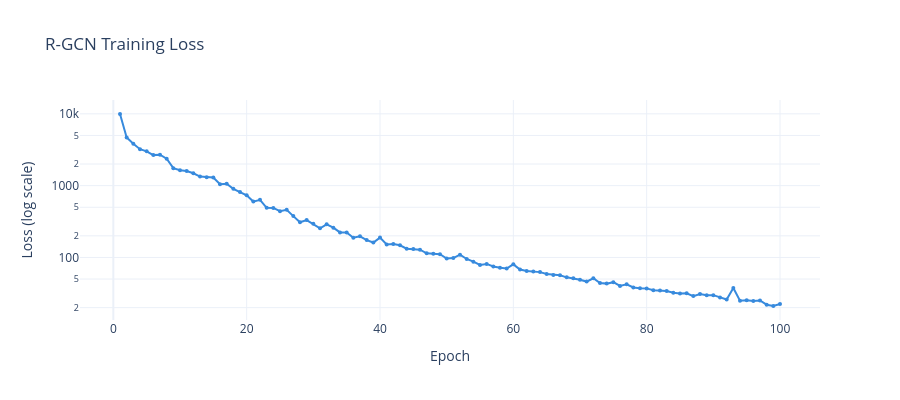

Here is the notebook cell this chart was saved with:
### Code cell
# Plot loss curve
import plotly.graph_objects as go

fig = go.Figure()
fig.add_trace(go.Scatter(
    x=list(range(1, 101)),
    y=losses,
    mode='lines+markers',
    line=dict(color='#378ADD', width=2),
    marker=dict(size=4),
    name='Training Loss'
))

fig.update_layout(
    title='R-GCN Training Loss',
    xaxis_title='Epoch',
    yaxis_title='Loss (log scale)',
    yaxis_type='log',
    template='plotly_white',
    height=400
)
fig.show()

### Figure 1 — Plotly figure (JSON) as saved in the notebook; plotly's stock layout.template omitted (floating-point values rounded to 4 significant figures)
{"data": [{"line": {"color": "#378ADD", "width": 2}, "marker": {"size": 4}, "mode": "lines+markers", "name": "Training Loss", "type": "scatter", "x": [1, 2, 3, 4, 5, 6, 7, 8, 9, 10, 11, 12, 13, 14, 15, 16, 17, 18, 19, 20, 21, 22, 23, 24, 25, 26, 27, 28, 29, 30, 31, 32, 33, 34, 35, 36, 37, 38, 39, 40, 41, 42, 43, 44, 45, 46, 47, 48, 49, 50, 51, 52, 53, 54, 55, 56, 57, 58, 59, 60, 61, 62, 63, 64, 65, 66, 67, 68, 69, 70, 71, 72, 73, 74, 75, 76, 77, 78, 79, 80, 81, 82, 83, 84, 85, 86, 87, 88, 89, 90, 91, 92, 93, 94, 95, 96, 97, 98, 99, 100], "y": [9949.0, 4694.0, 3834.0, 3219.0, 3006.0, 2661.0, 2697.0, 2369.0, 1751.0, 1643.0, 1595.0, 1486.0, 1338.0, 1310.0, 1294.0, 1046.0, 1061.0, 901.8, 816.1, 732.2, 599.4, 635.7, 490.9, 488.8, 441.0, 461.5, 376.3, 309.1, 331.6, 293.7, 255.1, 289.4, 259.3, 223.2, 222.0, 188.5, 197.0, 174.6, 161.4, 188.8, 151.8, 153.9, 147.7, 132.4, 131.1, 128.0, 114.3, 112.9, 110.8, 96.54, 97.83, 109.2, 95.17, 87.34, 78.7, 81.25, 74.97, 72.11, 70.04, 80.14, 67.81, 64.56, 63.79, 62.45, 58.87, 57.11, 56.31, 52.82, 51.29, 48.99, 46.12, 51.3, 43.98, 43.19, 45.28, 40.04, 42.17, 38.23, 37.24, 37.08, 34.97, 34.56, 33.98, 32.14, 31.42, 31.67, 28.95, 30.94, 29.75, 29.85, 27.67, 25.9, 37.45, 24.93, 25.41, 24.7, 25.14, 21.96, 21.07, 22.46]}], "layout": {"height": 400, "title": {"text": "R-GCN Training Loss"}, "xaxis": {"title": {"text": "Epoch"}}, "yaxis": {"title": {"text": "Loss (log scale)"}, "type": "log"}}}
